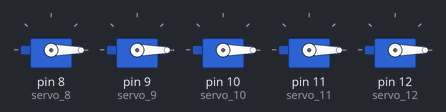
Simulated run of this sketch. Board: Arduino Uno, built with avr-gcc and run on an emulated ATmega328P. Shown: 5 × servo.

Above: at 0.05 s.
At 5.0 s:
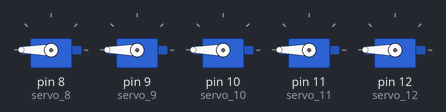
At 10.0 s:
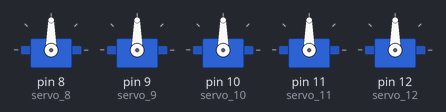
Timing chart, 0 to 15.6 s (numbered marks = the images above):
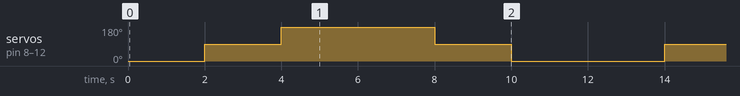

Measured:
- by itself, servo on pin 8 (servo_8), servo on pin 9 (servo_9), servo on pin 10 (servo_10), servo on pin 11 (servo_11), servo on pin 12 (servo_12): repeats every 12.0 s: 180° 4.0 s, 90° 2.0 s, 0° 4.0 s, 90° 2.0 s

The sketch:

robot_arm_circuit_diagram.ino
```cpp
// C++ code
//
#include <Servo.h>

int position = 0;

int i = 0;

Servo servo_8;

Servo servo_9;

Servo servo_10;

Servo servo_11;

Servo servo_12;

void setup()
{
  servo_8.attach(8, 500, 2500);

  servo_9.attach(9, 500, 2500);

  servo_10.attach(10, 500, 2500);

  servo_11.attach(11, 500, 2500);

  servo_12.attach(12, 500, 2500);

}

void loop()
{
  position = 0;
  for (position = 0; position <= 180; position += 90) {
    servo_8.write(position);
    servo_9.write(position);
    servo_10.write(position);
    servo_11.write(position);
    servo_12.write(position);
    delay(2000); // Wait for 2000 millisecond(s)
  }
  for (position = 180; position >= 0; position -= 90) {
    servo_8.write(position);
    servo_9.write(position);
    servo_10.write(position);
    servo_11.write(position);
    servo_12.write(position);
    delay(2000); // Wait for 2000 millisecond(s)
  }
}
```
